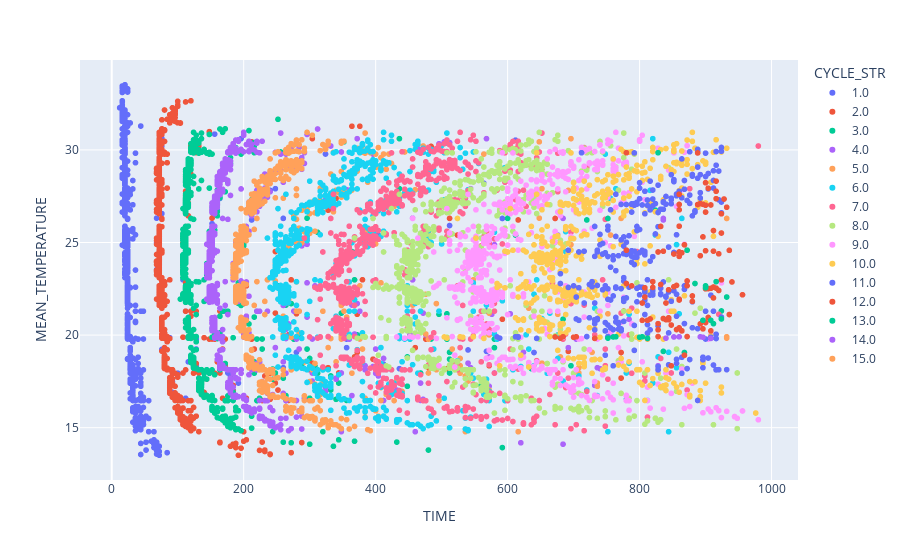

Here is the notebook cell this chart was saved with:
### Code cell
px.scatter(troughs_row_1, x="TIME", y="MEAN_TEMPERATURE", color="CYCLE_STR",
           hover_data=["POSITION_STR"])

### Figure 1 — Plotly figure (JSON) as saved in the notebook; plotly's stock layout.template omitted (floating-point values rounded to 4 significant figures; data arrays with more than 128 entries replaced by an {"elided": "..."} marker saying what was removed)
{"data": [{"customdata": {"elided": "913x1 str values"}, "hovertemplate": "CYCLE_STR=1.0<br>TIME=%{x}<br>MEAN_TEMPERATURE=%{y}<br>POSITION_STR=%{customdata[0]}<extra></extra>", "legendgroup": "1.0", "marker": {"color": "#636efa", "symbol": "circle"}, "mode": "markers", "name": "1.0", "showlegend": true, "type": "scattergl", "x": {"elided": "913 int values"}, "xaxis": "x", "y": {"elided": "913 float values"}, "yaxis": "y"}, {"customdata": {"elided": "881x1 str values"}, "hovertemplate": "CYCLE_STR=2.0<br>TIME=%{x}<br>MEAN_TEMPERATURE=%{y}<br>POSITION_STR=%{customdata[0]}<extra></extra>", "legendgroup": "2.0", "marker": {"color": "#EF553B", "symbol": "circle"}, "mode": "markers", "name": "2.0", "showlegend": true, "type": "scattergl", "x": {"elided": "881 int values"}, "xaxis": "x", "y": {"elided": "881 float values"}, "yaxis": "y"}, {"customdata": {"elided": "826x1 str values"}, "hovertemplate": "CYCLE_STR=3.0<br>TIME=%{x}<br>MEAN_TEMPERATURE=%{y}<br>POSITION_STR=%{customdata[0]}<extra></extra>", "legendgroup": "3.0", "marker": {"color": "#00cc96", "symbol": "circle"}, "mode": "markers", "name": "3.0", "showlegend": true, "type": "scattergl", "x": {"elided": "826 int values"}, "xaxis": "x", "y": {"elided": "826 float values"}, "yaxis": "y"}, {"customdata": {"elided": "804x1 str values"}, "hovertemplate": "CYCLE_STR=4.0<br>TIME=%{x}<br>MEAN_TEMPERATURE=%{y}<br>POSITION_STR=%{customdata[0]}<extra></extra>", "legendgroup": "4.0", "marker": {"color": "#ab63fa", "symbol": "circle"}, "mode": "markers", "name": "4.0", "showlegend": true, "type": "scattergl", "x": {"elided": "804 int values"}, "xaxis": "x", "y": {"elided": "804 float values"}, "yaxis": "y"}, {"customdata": {"elided": "787x1 str values"}, "hovertemplate": "CYCLE_STR=5.0<br>TIME=%{x}<br>MEAN_TEMPERATURE=%{y}<br>POSITION_STR=%{customdata[0]}<extra></extra>", "legendgroup": "5.0", "marker": {"color": "#FFA15A", "symbol": "circle"}, "mode": "markers", "name": "5.0", "showlegend": true, "type": "scattergl", "x": {"elided": "787 int values"}, "xaxis": "x", "y": {"elided": "787 float values"}, "yaxis": "y"}, {"customdata": {"elided": "773x1 str values"}, "hovertemplate": "CYCLE_STR=6.0<br>TIME=%{x}<br>MEAN_TEMPERATURE=%{y}<br>POSITION_STR=%{customdata[0]}<extra></extra>", "legendgroup": "6.0", "marker": {"color": "#19d3f3", "symbol": "circle"}, "mode": "markers", "name": "6.0", "showlegend": true, "type": "scattergl", "x": {"elided": "773 int values"}, "xaxis": "x", "y": {"elided": "773 float values"}, "yaxis": "y"}, {"customdata": {"elided": "742x1 str values"}, "hovertemplate": "CYCLE_STR=7.0<br>TIME=%{x}<br>MEAN_TEMPERATURE=%{y}<br>POSITION_STR=%{customdata[0]}<extra></extra>", "legendgroup": "7.0", "marker": {"color": "#FF6692", "symbol": "circle"}, "mode": "markers", "name": "7.0", "showlegend": true, "type": "scattergl", "x": {"elided": "742 int values"}, "xaxis": "x", "y": {"elided": "742 float values"}, "yaxis": "y"}, {"customdata": {"elided": "692x1 str values"}, "hovertemplate": "CYCLE_STR=8.0<br>TIME=%{x}<br>MEAN_TEMPERATURE=%{y}<br>POSITION_STR=%{customdata[0]}<extra></extra>", "legendgroup": "8.0", "marker": {"color": "#B6E880", "symbol": "circle"}, "mode": "markers", "name": "8.0", "showlegend": true, "type": "scattergl", "x": {"elided": "692 int values"}, "xaxis": "x", "y": {"elided": "692 float values"}, "yaxis": "y"}, {"customdata": {"elided": "619x1 str values"}, "hovertemplate": "CYCLE_STR=9.0<br>TIME=%{x}<br>MEAN_TEMPERATURE=%{y}<br>POSITION_STR=%{customdata[0]}<extra></extra>", "legendgroup": "9.0", "marker": {"color": "#FF97FF", "symbol": "circle"}, "mode": "markers", "name": "9.0", "showlegend": true, "type": "scattergl", "x": {"elided": "619 int values"}, "xaxis": "x", "y": {"elided": "619 float values"}, "yaxis": "y"}, {"customdata": {"elided": "473x1 str values"}, "hovertemplate": "CYCLE_STR=10.0<br>TIME=%{x}<br>MEAN_TEMPERATURE=%{y}<br>POSITION_STR=%{customdata[0]}<extra></extra>", "legendgroup": "10.0", "marker": {"color": "#FECB52", "symbol": "circle"}, "mode": "markers", "name": "10.0", "showlegend": true, "type": "scattergl", "x": {"elided": "473 int values"}, "xaxis": "x", "y": {"elided": "473 float values"}, "yaxis": "y"}, {"customdata": {"elided": "270x1 str values"}, "hovertemplate": "CYCLE_STR=11.0<br>TIME=%{x}<br>MEAN_TEMPERATURE=%{y}<br>POSITION_STR=%{customdata[0]}<extra></extra>", "legendgroup": "11.0", "marker": {"color": "#636efa", "symbol": "circle"}, "mode": "markers", "name": "11.0", "showlegend": true, "type": "scattergl", "x": {"elided": "270 int values"}, "xaxis": "x", "y": {"elided": "270 float values"}, "yaxis": "y"}, {"customdata": [["3"], ["3"], ["4"], ["4"], ["4"], ["4"], ["4"], ["4"], ["4"], ["4"], ["4"], ["4"], ["4"], ["4"], ["4"], ["4"], ["4"], ["4"], ["4"], ["4"], ["4"], ["4"], ["4"], ["4"], ["4"], ["4"], ["4"], ["4"], ["4"], ["4"], ["5"], ["5"], ["5"], ["5"], ["5"], ["5"], ["5"], ["5"], ["5"], ["5"], ["5"], ["5"], ["5"], ["5"], ["5"], ["5"], ["5"], ["5"], ["5"], ["5"], ["5"], ["5"], ["5"], ["5"], ["5"], ["5"], ["5"], ["5"], ["6"], ["6"], ["6"], ["6"], ["6"], ["6"], ["6"], ["6"], ["6"], ["6"], ["6"], ["6"], ["6"], ["7"], ["7"], ["7"], ["7"], ["7"], ["7"], ["8"], ["8"], ["8"], ["8"], ["8"], ["8"], ["8"], ["8"], ["8"], ["8"], ["8"], ["8"], ["8"], ["8"], ["8"], ["9"], ["9"], ["10"], ["10"]], "hovertemplate": "CYCLE_STR=12.0<br>TIME=%{x}<br>MEAN_TEMPERATURE=%{y}<br>POSITION_STR=%{customdata[0]}<extra></extra>", "legendgroup": "12.0", "marker": {"color": "#EF553B", "symbol": "circle"}, "mode": "markers", "name": "12.0", "showlegend": true, "type": "scattergl", "x": [868, 848, 856, 904, 684, 860, 872, 844, 840, 896, 908, 936, 828, 828, 864, 848, 892, 672, 704, 732, 700, 680, 844, 836, 812, 864, 900, 828, 816, 804, 912, 904, 908, 852, 844, 780, 856, 840, 788, 860, 916, 900, 808, 920, 820, 924, 820, 860, 880, 872, 808, 956, 912, 832, 940, 880, 804, 872, 892, 828, 872, 912, 860, 780, 852, 864, 920, 860, 936, 836, 900, 832, 860, 896, 912, 868, 672, 924, 900, 928, 888, 916, 892, 904, 860, 908, 896, 900, 932, 860, 860, 916, 900, 916, 888, 780], "xaxis": "x", "y": [18.91, 18.34, 20.3, 20.95, 19.91, 20.39, 19.92, 20.83, 20.83, 20.34, 20.23, 21.11, 19.92, 20.62, 20.23, 20.54, 20.61, 19.9, 19.91, 19.82, 19.88, 19.84, 20.93, 20.9, 20.8, 20.23, 20.67, 20.28, 20.87, 20.8, 22.6, 22.51, 22.53, 22.61, 22.45, 22.79, 22.68, 21.73, 22.66, 21.93, 22.54, 22.5, 22.55, 22.41, 22.58, 22.98, 22.89, 21.9, 22.11, 22.66, 22.05, 22.18, 22.01, 22.73, 22.87, 21.82, 21.73, 22.92, 24.29, 24.49, 24.59, 24.53, 24.25, 24.58, 24.38, 24.45, 24.39, 24.49, 24.58, 24.53, 24.55, 25.87, 25.88, 25.3, 25.64, 24.87, 26.3, 26.55, 26.64, 27.35, 27.05, 27.37, 27.1, 27.93, 26.76, 27.03, 27.06, 27.01, 26.9, 27.6, 27.05, 27.76, 28.23, 28.31, 29.84, 29.85], "yaxis": "y"}, {"customdata": [["4"], ["4"], ["4"], ["4"], ["4"], ["4"], ["4"], ["4"], ["4"], ["4"], ["5"], ["5"], ["5"], ["5"], ["5"], ["6"], ["7"], ["10"]], "hovertemplate": "CYCLE_STR=13.0<br>TIME=%{x}<br>MEAN_TEMPERATURE=%{y}<br>POSITION_STR=%{customdata[0]}<extra></extra>", "legendgroup": "13.0", "marker": {"color": "#00cc96", "symbol": "circle"}, "mode": "markers", "name": "13.0", "showlegend": true, "type": "scattergl", "x": [764, 912, 760, 804, 812, 800, 752, 908, 924, 896, 884, 900, 900, 916, 932, 872, 752, 828], "xaxis": "x", "y": [19.91, 20.62, 19.9, 19.91, 19.82, 19.88, 19.84, 20.8, 20.87, 20.8, 22.79, 22.66, 22.55, 22.89, 22.05, 24.58, 26.3, 29.85], "yaxis": "y"}, {"customdata": [["4"], ["4"], ["4"], ["4"], ["4"], ["4"], ["7"]], "hovertemplate": "CYCLE_STR=14.0<br>TIME=%{x}<br>MEAN_TEMPERATURE=%{y}<br>POSITION_STR=%{customdata[0]}<extra></extra>", "legendgroup": "14.0", "marker": {"color": "#ab63fa", "symbol": "circle"}, "mode": "markers", "name": "14.0", "showlegend": true, "type": "scattergl", "x": [860, 852, 892, 908, 896, 840, 836], "xaxis": "x", "y": [19.91, 19.9, 19.91, 19.82, 19.88, 19.84, 26.3], "yaxis": "y"}, {"customdata": [["4"], ["4"], ["7"]], "hovertemplate": "CYCLE_STR=15.0<br>TIME=%{x}<br>MEAN_TEMPERATURE=%{y}<br>POSITION_STR=%{customdata[0]}<extra></extra>", "legendgroup": "15.0", "marker": {"color": "#FFA15A", "symbol": "circle"}, "mode": "markers", "name": "15.0", "showlegend": true, "type": "scattergl", "x": [932, 932, 932], "xaxis": "x", "y": [19.91, 19.84, 26.3], "yaxis": "y"}], "layout": {"legend": {"title": {"text": "CYCLE_STR"}, "tracegroupgap": 0}, "margin": {"t": 60}, "xaxis": {"anchor": "y", "domain": [0, 1], "title": {"text": "TIME"}}, "yaxis": {"anchor": "x", "domain": [0, 1], "title": {"text": "MEAN_TEMPERATURE"}}}}
